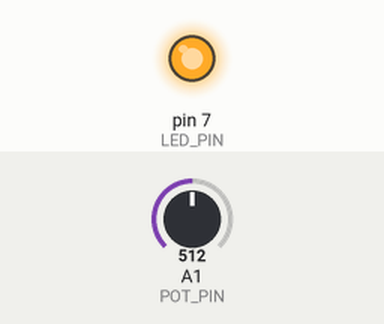
Bench run of a sketch on a simulated Arduino Uno, built with avr-gcc and run on an emulated ATmega328P. Shown: output pins drawn as LEDs (lit = HIGH). Inputs (shaded band) come from the test bench; at power-on: A1 (POT_PIN) = 512.

Above: at 1.2 s.
1.3 s: A1 (POT_PIN) set to 499
At 2.1 s:
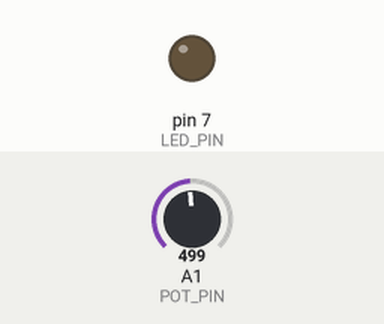
2.8 s: A1 (POT_PIN) set to 716
At 3.2 s:
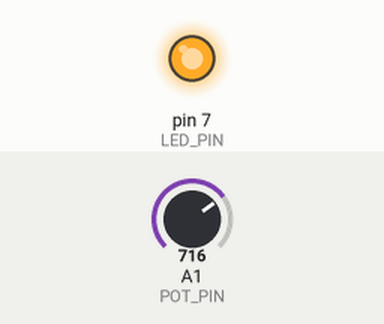
4.3 s: A1 (POT_PIN) set to 511
At 5.6 s:
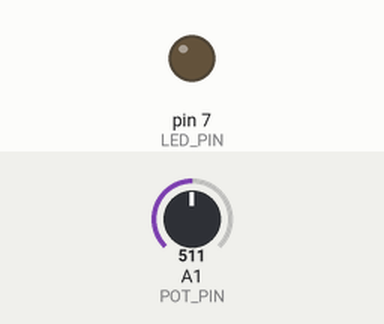
Timing chart, 0 to 7.3 s (numbered marks = the images above; inputs shaded):
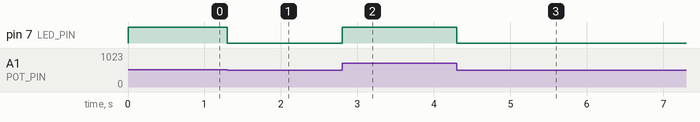

The sketch:

led_brightness_potentiometer.ino
```cpp
#define LED_PIN 7
#define POT_PIN A1

void setup()
{
  pinMode(LED_PIN, OUTPUT);
  pinMode(POT_PIN, INPUT);
}

void loop()
{
  int pot_val = analogRead(A1);
  int bright = pot_val/4;
  analogWrite(LED_PIN, bright);
}
```

Measured:
- the behaviour switches between 512 and 511 on A1 (POT_PIN) (found by bisection; images 0 and 1)
- after the input at 1.3 s, pin 7 (LED_PIN): HIGH → LOW at once
- after the input at 2.8 s, pin 7 (LED_PIN): LOW → HIGH at once
- after the input at 4.3 s, pin 7 (LED_PIN): HIGH → LOW at once
